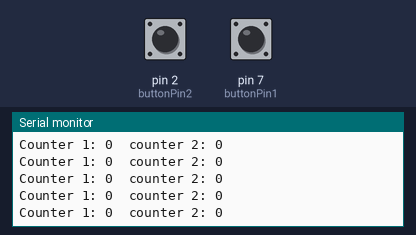
Simulated run of this program. Board: Arduino Pro Mini, built with avr-gcc and run on an emulated ATmega328P. Parts: the last lines printed to the serial monitor. Inputs (shaded band) come from the test bench; at power-on: pin 2 (buttonPin2) HIGH, pin 7 (buttonPin1) HIGH.

Above: at 1.2 s.
1.3 s: pin 2 (buttonPin2) pulled LOW for 0.15 s
At 2.2 s:
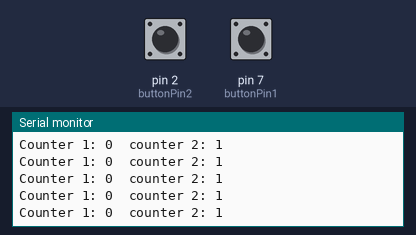
4.4 s: pin 7 (buttonPin1) pulled LOW for 0.15 s
At 5.2 s:
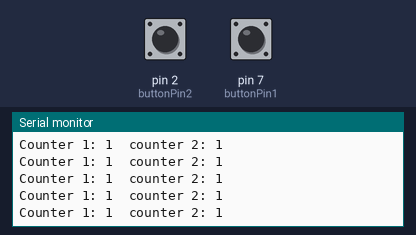
7.5 s: pin 2 (buttonPin2) pulled LOW for 1 s
At 8.4 s:
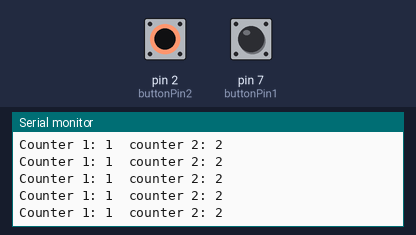
10.0 s: pin 7 (buttonPin1) pulled LOW for 1 s
At 10.7 s:
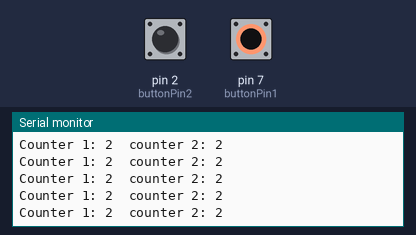
Timing chart, 0 to 13.0 s (numbered marks = the images above; inputs shaded):
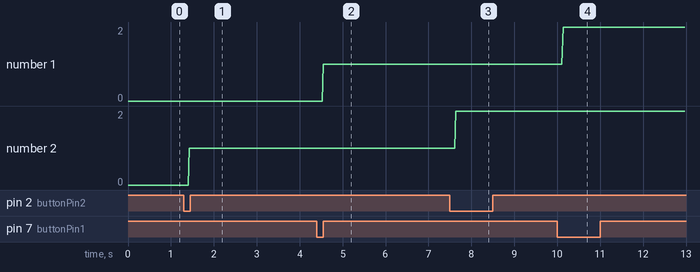

Measured:
- after the input at 1.3 s, the serial monitor: prints a new line after 0.13 s (image 1)
- after the input at 4.4 s, the serial monitor: prints a new line after 0.15 s (image 2)
- after the input at 7.5 s, the serial monitor: prints a new line after 0.14 s (image 3)
- after the input at 10.0 s, the serial monitor: prints a new line after 0.14 s (image 4)

The program:

main.cpp
```cpp
#include <Arduino.h>

const int buttonPin1 = 7;
const int buttonPin2 = 2;
int buttonState1;
int buttonState2;
int lastButtonState1 = HIGH;
int lastButtonState2 = HIGH;
unsigned long previousTime1;
unsigned long previousTime2;
int counter1 = 0;
int counter2 = 0;

void debouncedButton1Read(int pin, const unsigned long debounceDelay)
{
  int reading1 = digitalRead(pin);

  if (reading1 != lastButtonState1)
    previousTime1 = millis();

  if ((millis() - previousTime1) > debounceDelay)
  {

    if (reading1 != buttonState1)
    {
      buttonState1 = reading1;

      if (buttonState1 == LOW)
        counter1++;
    }
  }
  lastButtonState1 = reading1;
}

void debouncedButton2Read(int pin, const unsigned long debounceDelay)
{
  int reading2 = digitalRead(pin);

  if (reading2 != lastButtonState2)
    previousTime2 = millis();

  if ((millis() - previousTime2) > debounceDelay)
  {

    if (reading2 != buttonState2)
    {
      buttonState2 = reading2;

      if (buttonState2 == LOW)
        counter2++;
    }
  }
  lastButtonState2 = reading2;
}

void setup()
{
  pinMode(buttonPin1, INPUT_PULLUP);
  pinMode(buttonPin2, INPUT_PULLUP);
  Serial.begin(9600);
}

void loop()
{
  debouncedButton1Read(buttonPin1, 50);
  debouncedButton2Read(buttonPin2, 50);
  Serial.print("Counter 1: ");
  Serial.print(counter1);
  Serial.print("\tcounter 2: ");
  Serial.println(counter2);
}
```
